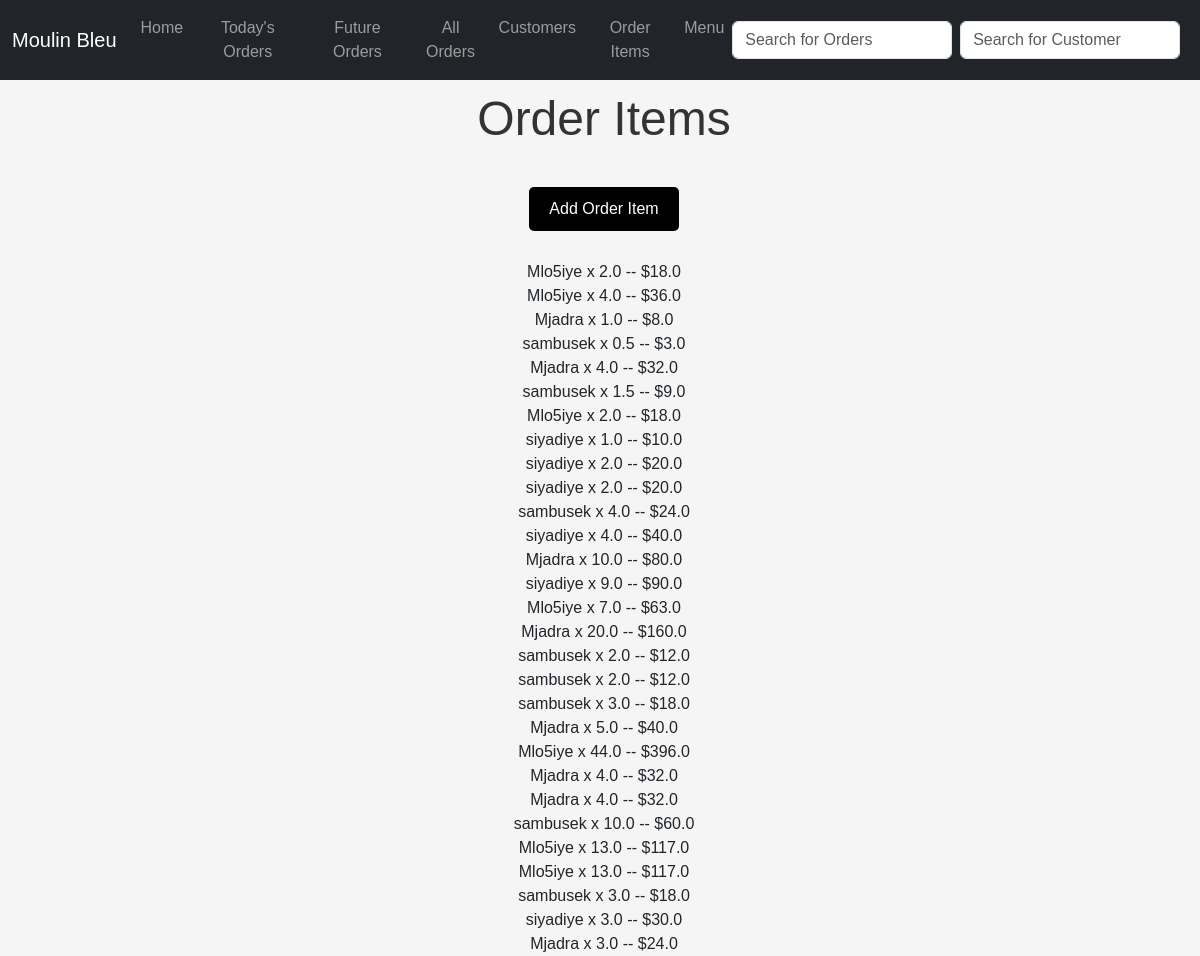
/order_items, run on the app's committed database.
### ordersapp/models.py (models this page shows, shortened)
class OrderItem(models.Model):
    food_item = models.ForeignKey(FoodItem, on_delete=models.CASCADE)
    quantity = models.FloatField()
    @property
    def price(self):
        return self.food_item.price * self.quantity

### menuapp/models.py (models this page shows, shortened)
class FoodItem(models.Model):
    name = models.CharField(max_length=255)
    price = models.IntegerField()
    notes = models.TextField()
    plat_du_jour = models.BooleanField(default=False)

### ordersapp/views.py (the view)
# urls.py: path("order_items", OrderItemsView.as_view(), name="order_items"),
class OrderItemsView(ListView):
    model = OrderItem
    template_name = "order_items.html"
    context_object_name = "order_items"

### ordersapp/templates/order_items.html (shortened to what this page needs)
{% extends 'base.html' %}
{%block content %}
<h1>Order Items</h1>
<br>
<div style="text-align: center;">
    <a href="{% url 'add_order_item' %}">
        <button class="btn btn-dark">Add Order Item</button>
    </a>
</div>
<br>
<ul>
    {% for order_item in order_items %}
    <li>
        {{order_item.food_item.name}} x {{order_item.quantity}} --
        ${{order_item.price}}
        <br>
    </li>
    {% endfor %}
</ul>
{% endblock %}

### ordersapp/templates/order_items.html (style rules this page uses)
body { font-family: sans-serif; background-color: #f5f5f5; }
h1 { font-size: 3em; text-align: center; color: #333; margin-bottom: 10px; margin-top: 10px; }
.btn { background-color: #000; color: #fff; padding: 10px 20px; border: none; border-radius: 5px; margin: 5px; }
button { margin-left: 10px; }
ul { font-family: sans-serif; margin: 0; padding: 0; list-style: none; text-align: center; }

### data on the page
OrderItem: food_item.name "Mlo5iye", quantity "2.0", price "18.0"
OrderItem: food_item.name "Mlo5iye", quantity "4.0", price "36.0"
OrderItem: food_item.name "Mjadra", quantity "1.0", price "8.0"
OrderItem: food_item.name "sambusek", quantity "0.5", price "3.0"
OrderItem: food_item.name "Mjadra", quantity "4.0", price "32.0"
OrderItem: food_item.name "sambusek", quantity "1.5", price "9.0"
OrderItem: food_item.name "Mlo5iye", quantity "2.0", price "18.0"
OrderItem: food_item.name "siyadiye", quantity "1.0", price "10.0"
OrderItem: food_item.name "siyadiye", quantity "2.0", price "20.0"
OrderItem: food_item.name "siyadiye", quantity "2.0", price "20.0"
OrderItem: food_item.name "sambusek", quantity "4.0", price "24.0"
OrderItem: food_item.name "siyadiye", quantity "4.0", price "40.0"
OrderItem: food_item.name "Mjadra", quantity "10.0", price "80.0"
OrderItem: food_item.name "siyadiye", quantity "9.0", price "90.0"
OrderItem: food_item.name "Mlo5iye", quantity "7.0", price "63.0"
OrderItem: food_item.name "Mjadra", quantity "20.0", price "160.0"
OrderItem: food_item.name "sambusek", quantity "2.0", price "12.0"
OrderItem: food_item.name "sambusek", quantity "2.0", price "12.0"
OrderItem: food_item.name "sambusek", quantity "3.0", price "18.0"
OrderItem: food_item.name "Mjadra", quantity "5.0", price "40.0"
OrderItem: food_item.name "Mlo5iye", quantity "44.0", price "396.0"
OrderItem: food_item.name "Mjadra", quantity "4.0", price "32.0"
OrderItem: food_item.name "Mjadra", quantity "4.0", price "32.0"
OrderItem: food_item.name "sambusek", quantity "10.0", price "60.0"
OrderItem: food_item.name "Mlo5iye", quantity "13.0", price "117.0"
OrderItem: food_item.name "Mlo5iye", quantity "13.0", price "117.0"
OrderItem: food_item.name "sambusek", quantity "3.0", price "18.0"
OrderItem: food_item.name "siyadiye", quantity "3.0", price "30.0"
OrderItem: food_item.name "Mjadra", quantity "3.0", price "24.0"
